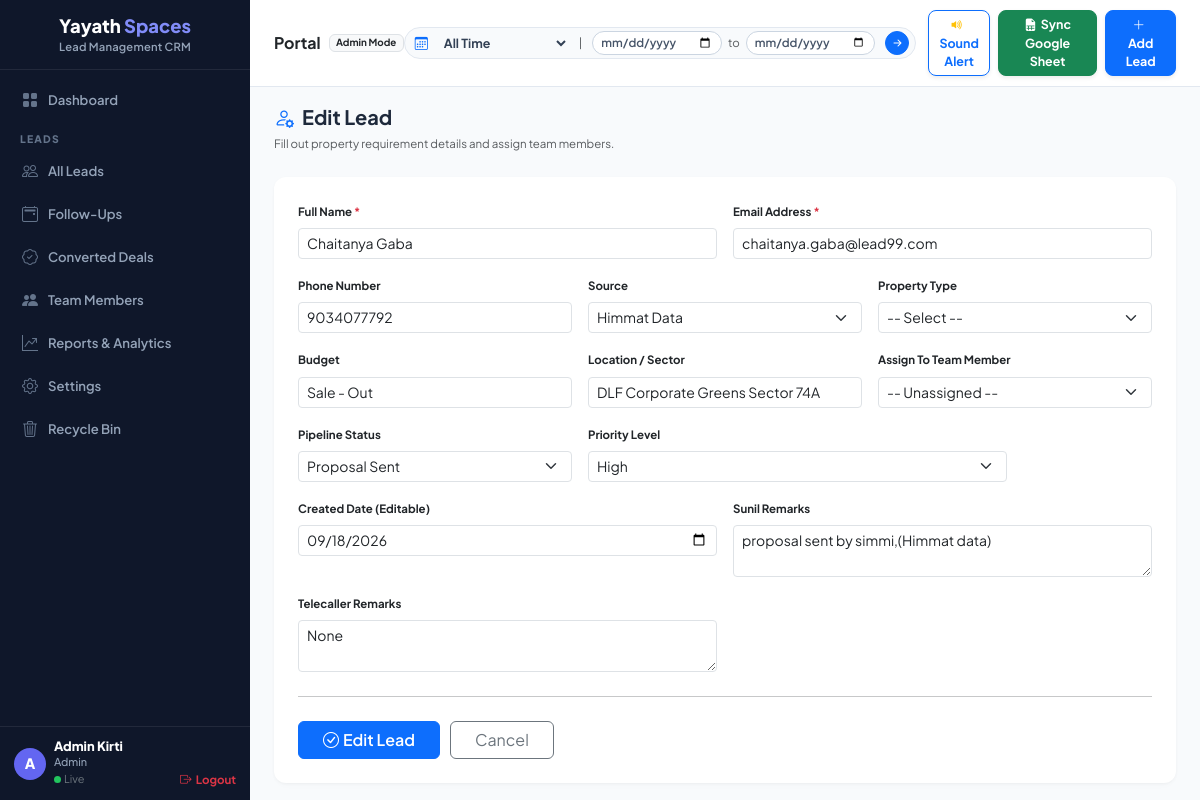
Page /leads/973/edit (signed in) on the committed database.
### models.py (models this page shows, shortened)
class User(db.Model):
    __tablename__ = 'users'
    id = db.Column(db.Integer, primary_key=True)
    user_id_name = db.Column(db.String(100), nullable=True)
    name = db.Column(db.String(255), nullable=False)
    email = db.Column(db.String(255), nullable=False, unique=True)
    password = db.Column(db.String(255), nullable=True, default='Password@123')
    role = db.Column(db.String(50), nullable=False, default='Sales Executive')  # Admin, Manager, Sales Executive
    status = db.Column(db.String(20), nullable=False, default='Active')
    created_at = db.Column(db.DateTime, default=datetime.utcnow)

class Lead(db.Model):
    __tablename__ = 'leads'
    id = db.Column(db.Integer, primary_key=True)
    name = db.Column(db.String(255), nullable=False)
    email = db.Column(db.String(255), nullable=False)
    phone = db.Column(db.String(50), nullable=True)
    source = db.Column(db.String(100), nullable=True, default='99acres')
    property_type = db.Column(db.String(100), nullable=True)
    budget = db.Column(db.String(100), nullable=True)
    location = db.Column(db.String(255), nullable=True)
    status = db.Column(db.String(50), nullable=False, default='New')
    priority = db.Column(db.String(20), nullable=False, default='Medium')
    assigned_to = db.Column(db.String(255), nullable=True)
    is_imported = db.Column(db.Boolean, default=False)
    sunil_remarks = db.Column(db.Text, nullable=True)
    telecaller_remarks = db.Column(db.Text, nullable=True)
    listing_id = db.Column(db.String(100), nullable=True)
    response_from = db.Column(db.String(100), nullable=True)
    is_deleted = db.Column(db.Boolean, default=False)
    deleted_at = db.Column(db.DateTime, nullable=True)
    created_at = db.Column(db.DateTime, default=datetime.utcnow)
    updated_at = db.Column(db.DateTime, default=datetime.utcnow, onupdate=datetime.utcnow)
    notes = db.relationship('Note', backref='lead', lazy=True, cascade='all, delete-orphan')
    followups = db.relationship('FollowUp', backref='lead', lazy=True, cascade='all, delete-orphan')
    tasks = db.relationship('Task', backref='lead', lazy=True, cascade='all, delete-orphan')
    activities = db.relationship('ActivityLog', backref='lead', lazy=True, cascade='all, delete-orphan')

### routes.py (the view, shortened to what this page needs)
@web_bp.route('/leads/<int:lid>/edit', methods=['GET', 'POST'])
def edit_lead(lid):
    if session.get('user_role') == 'Viewer':
        flash('Permission denied: Viewer role has read-only access.', 'danger')
        return redirect(url_for('web.lead_detail', lid=lid))
    lead = Lead.query.get_or_404(lid)
    users = User.query.filter_by(status='Active').all()
    return render_template('lead_form.html', lead=lead, action='Edit', users=users)

### templates/lead_form.html (shortened to what this page needs)
{% extends "base.html" %}
{% block content %}
<div class="mb-4">
    <h3 class="fw-bold fs-5 mb-1"><i class="bi bi-person-gear text-primary me-2"></i>{{ action }} Lead</h3>
    <small class="text-muted">Fill out property requirement details and assign team members.</small>
</div>
<div class="card card-custom p-4">
    <form method="POST">
        <div class="row g-3">
            <div class="col-md-6">
                <label class="form-label fw-bold small">Full Name <span class="text-danger">*</span></label>
                <input type="text" name="name" class="form-control form-control-sm" value="{{ lead.name if lead else '' }}" placeholder="e.g. Ankit Verma" required>
            </div>
            <div class="col-md-6">
                <label class="form-label fw-bold small">Email Address <span class="text-danger">*</span></label>
                <input type="email" name="email" class="form-control form-control-sm" value="{{ lead.email if lead else '' }}" placeholder="ankit@example.com" required>
            </div>
            <div class="col-md-4">
                <label class="form-label fw-bold small">Phone Number</label>
                <input type="text" name="phone" class="form-control form-control-sm" value="{{ lead.phone if lead else '' }}" placeholder="e.g. 9876543210">
            </div>
            <div class="col-md-4">
                <label class="form-label fw-bold small">Source</label>
                <select name="source" class="form-select form-select-sm">
                    <option value="Himmat Data" {{ 'selected' if lead and lead.source == 'Himmat Data' }}>Himmat Data</option>
                </select>
            </div>
            <div class="col-md-4">
                <label class="form-label fw-bold small">Property Type</label>
                <select name="property_type" class="form-select form-select-sm">
                    <option value="">-- Select --</option>
                </select>
            </div>
            <div class="col-md-4">
                <label class="form-label fw-bold small">Budget</label>
                <input type="text" name="budget" class="form-control form-control-sm" placeholder="e.g. 50L - 1Cr" value="{{ lead.budget if lead else '' }}">
            </div>
            <div class="col-md-4">
                <label class="form-label fw-bold small">Location / Sector</label>
                <input type="text" name="location" class="form-control form-control-sm" placeholder="e.g. Sector 62, Noida" value="{{ lead.location if lead else '' }}">
            </div>
            <div class="col-md-4">
                <label class="form-label fw-bold small">Assign To Team Member</label>
                <select name="assigned_to" class="form-select form-select-sm">
                    <option value="">-- Unassigned --</option>
                </select>
            </div>
            <div class="col-md-4">
                <label class="form-label fw-bold small">Pipeline Status</label>
                <select name="status" class="form-select form-select-sm">
                    {% for s in ['New','Contacted','Qualified','Meeting Done','Proposal Sent','Active Pipeline','Deal Close','Lost'] %}
                    <option value="{{ s }}" {{ 'selected' if lead and lead.status == s }}>{{ s }}</option>
                    {% endfor %}
                </select>
            </div>
            <div class="col-md-6">
                <label class="form-label fw-bold small">Priority Level</label>
                <select name="priority" class="form-select form-select-sm">
                    {% for p in ['High','Medium','Low'] %}
                    <option value="{{ p }}" {{ 'selected' if lead and lead.priority == p }}>{{ p }}</option>
                    {% endfor %}
                </select>
            </div>
            <div class="col-md-6">
                <label class="form-label fw-bold small">Created Date (Editable)</label>
                <input type="date" name="created_date" class="form-control form-control-sm" value="{{ lead.created_at.strftime('%Y-%m-%d') if lead and lead.created_at else '' }}">
            </div>
            <div class="col-md-6">
                <label class="form-label fw-bold small">Sunil Remarks</label>
                <textarea name="sunil_remarks" class="form-control form-control-sm" rows="2" placeholder="e.g. Client Meeting Done / Big Boss Test Query">{{ lead.sunil_remarks if lead else '' }}</textarea>
            </div>
            <div class="col-md-6">
                <label class="form-label fw-bold small">Telecaller Remarks</label>
                <textarea name="telecaller_remarks" class="form-control form-control-sm" rows="2" placeholder="e.g. Call back requested / Simmy remarks">{{ lead.telecaller_remarks if lead else '' }}</textarea>
            </div>
        </div>
        <hr class="my-4">
        <button type="submit" class="btn btn-primary px-4 fw-semibold"><i class="bi bi-check-circle me-1"></i>{{ action }} Lead</button>
        <a href="/leads" class="btn btn-outline-secondary px-4 ms-2">Cancel</a>
    </form>
</div>
{% endblock %}

### templates/base.html (shortened to what this page needs)
<!DOCTYPE html>
<html lang="en">
<head>
    <link href="https://cdn.jsdelivr.net/npm/bootstrap@5.3.2/dist/css/bootstrap.min.css" rel="stylesheet">
    <link href="https://cdn.jsdelivr.net/npm/bootstrap-icons@1.11.1/font/bootstrap-icons.css" rel="stylesheet">
</head>
<body>
<div class="sidebar">
    <div class="sidebar-brand">
        <div class="brand-title">
            <span class="brand-black">Yayath</span> <span class="brand-purple">Spaces</span>
        </div>
        <div class="brand-subtitle">Lead Management CRM</div>
    </div>
    <div class="sidebar-menu">
        <a href="/" class="sidebar-nav-item {{ 'active' if request.endpoint == 'web.dashboard' }}">
            <i class="bi bi-grid-fill"></i>Dashboard
        </a>
        <div class="menu-header">LEADS</div>
        <a href="/leads" class="sidebar-nav-item {{ 'active' if request.endpoint == 'web.leads_list' and not request.args.get('status') }}">
            <i class="bi bi-people"></i>All Leads
        </a>
        <a href="/tasks" class="sidebar-nav-item {{ 'active' if request.endpoint == 'web.tasks_list' }}">
            <i class="bi bi-calendar2-event"></i>Follow-Ups
        </a>
        <a href="/leads?status=Deal+Close" class="sidebar-nav-item {{ 'active' if request.args.get('status') == 'Deal Close' }}">
            <i class="bi bi-patch-check"></i>Converted Deals
        </a>
        {% if session.get('user_role') in ('Admin', 'Manager') %}
        <a href="/users" class="sidebar-nav-item {{ 'active' if request.endpoint in ('web.users_list', 'web.add_user', 'web.edit_user') }}">
            <i class="bi bi-people-fill"></i>Team Members
        </a>
        {% endif %}
        <a href="/reports" class="sidebar-nav-item {{ 'active' if request.endpoint == 'web.reports' }}">
            <i class="bi bi-graph-up-arrow"></i>Reports & Analytics
        </a>
        {% if session.get('user_role') in ('Admin', 'Manager') %}
        <a href="/settings" class="sidebar-nav-item {{ 'active' if request.endpoint == 'web.settings' }}">
            <i class="bi bi-gear"></i>Settings
        </a>
        <a href="/trash" class="sidebar-nav-item {{ 'active' if request.endpoint == 'web.trash_list' }}">
            <i class="bi bi-trash3"></i>Recycle Bin
        </a>
        {% endif %}
    </div>
    <div class="sidebar-user-footer">
        <div class="d-flex align-items-center w-100">
            <div class="user-avatar">{{ (session.get('user_name') or 'U')[0].upper() }}</div>
            <div class="user-info">
                <div class="user-name text-truncate" style="max-width: 110px;">{{ session.get('user_name') or 'User' }}</div>
                <div class="user-role">{{ session.get('user_role') or 'Role' }}</div>
                <div class="mt-0.5 small d-flex align-items-center">
                    <span class="status-dot-live"></span>
                    <span class="text-secondary me-2" style="font-size:0.68rem;">Live</span>
                    <a href="/logout" class="text-danger text-decoration-none fw-bold ms-auto" style="font-size:0.72rem;"><i class="bi bi-box-arrow-right me-1"></i>Logout</a>
                </div>
            </div>
        </div>
    </div>
</div>
<div class="main-content">
    <div class="top-header-bar">
        <div class="d-flex align-items-center">
            <span class="fw-bold fs-6 text-dark me-2">
                {% if request.endpoint == 'web.dashboard' %}Dashboard Overview{% elif request.endpoint == 'web.leads_list' %}Lead Directory{% elif request.endpoint == 'web.users_list' %}Team Management{% else %}Portal{% endif %}
            </span>
            <span class="badge bg-light text-dark border">{{ session.get('user_role', 'Member') }} Mode</span>
        </div>
        <form method="GET" action="/" class="d-flex align-items-center gap-2">
            <div class="date-filter-pill-group">
                <i class="bi bi-calendar3 text-primary ms-1"></i>
                <select name="time_filter" onchange="this.form.submit()">
                    <option value="all_time" {{ 'selected' if request.args.get('time_filter', 'all_time') == 'all_time' }}>All Time</option>
                </select>
                <span class="text-muted small px-1">|</span>
                <input type="date" name="start_date" value="{{ request.args.get('start_date', '') }}" title="Start Date">
                <span class="text-muted small">to</span>
                <input type="date" name="end_date" value="{{ request.args.get('end_date', '') }}" title="End Date">
                <button type="submit" class="btn btn-sm btn-primary rounded-circle p-1 ms-1 d-flex align-items-center justify-content-center" style="width:24px; height:24px;" title="Filter">
                    <i class="bi bi-arrow-right-short" style="font-size:1rem;"></i>
                </button>
            </div>
            <button type="button" class="btn btn-sm btn-outline-primary fw-bold rounded-3 px-2 py-1.5 shadow-sm ms-1" onclick="playAudioNotificationChime()" style="font-size:0.78rem;" title="Play Sound Notification Chime">
                <i class="bi bi-volume-up-fill me-1 text-warning"></i>Sound Alert
            </button>
            {% if session.get('user_role') != 'Viewer' %}
            <a href="/sync-google-sheet-now" class="btn btn-sm btn-success fw-bold rounded-3 px-3 py-1.5 shadow-sm" style="font-size:0.78rem;" title="Sync latest leads from Google Sheet">
                <i class="bi bi-file-earmark-spreadsheet-fill me-1"></i>Sync Google Sheet
            </a>
            <a href="/leads/add" class="btn btn-sm btn-primary fw-bold rounded-3 px-3 py-1.5 shadow-sm" style="font-size:0.78rem;">
                <i class="bi bi-plus-lg me-1"></i>Add Lead
            </a>
            {% endif %}
        </form>
    </div>
    <div class="content-body">
        {% block content %}{% endblock %}
    </div>
</div>
</body>
</html>

### rows in the picture
User: name "Admin Kirti"
Lead: name "Chaitanya Gaba", email "chaitanya.gaba@lead99.com", phone "9034077792", budget "Sale - Out", location "DLF Corporate Greens Sector 74A", created_date "09/18/2026", sunil_remarks "proposal sent by simmi,(Himmat data)", telecaller_remarks "None"

### other values in the picture
{{ (session.get('user_name') or 'U')[0].upper() }} "A"
{{ session.get('user_role') or 'Role' }} "Admin"
{{ session.get('user_role', 'Member') }} "Admin"
{{ action }} "Edit"
form field status "Proposal Sent"
form field priority "High"
